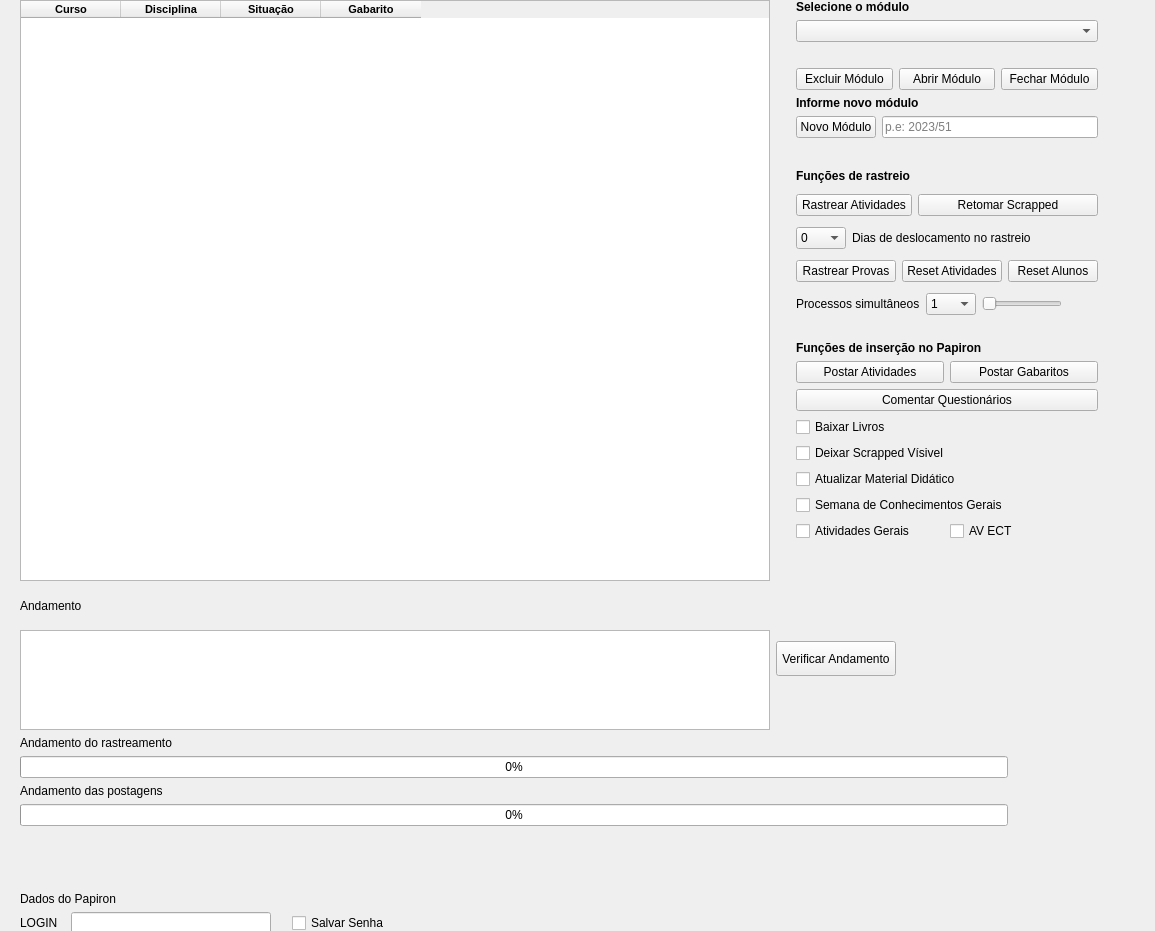
<?xml version="1.0" encoding="UTF-8"?>
<ui version="4.0">
 <class>Atividades</class>
 <widget class="QWidget" name="Atividades">
  <property name="geometry">
   <rect>
    <x>0</x>
    <y>0</y>
    <width>1155</width>
    <height>931</height>
   </rect>
  </property>
  <property name="minimumSize">
   <size>
    <width>0</width>
    <height>0</height>
   </size>
  </property>
  <property name="windowTitle">
   <string>App Papiron</string>
  </property>
  <widget class="QWidget" name="verticalLayoutWidget">
   <property name="geometry">
    <rect>
     <x>20</x>
     <y>0</y>
     <width>1111</width>
     <height>975</height>
    </rect>
   </property>
   <layout class="QVBoxLayout" name="work_space">
    <item>
     <layout class="QHBoxLayout" name="area_dados">
      <item>
       <layout class="QVBoxLayout" name="verticalLayout_5"/>
      </item>
      <item>
       <layout class="QHBoxLayout" name="horizontalLayout_10">
        <property name="rightMargin">
         <number>0</number>
        </property>
        <item>
         <layout class="QVBoxLayout" name="verticalLayout_6">
          <property name="rightMargin">
           <number>0</number>
          </property>
          <item>
           <widget class="QTableWidget" name="tableWidget">
            <property name="sizePolicy">
             <sizepolicy hsizetype="Maximum" vsizetype="Expanding">
              <horstretch>0</horstretch>
              <verstretch>0</verstretch>
             </sizepolicy>
            </property>
            <property name="minimumSize">
             <size>
              <width>750</width>
              <height>350</height>
             </size>
            </property>
            <property name="maximumSize">
             <size>
              <width>1000</width>
              <height>700</height>
             </size>
            </property>
            <column>
             <property name="text">
              <string>Curso</string>
             </property>
             <property name="font">
              <font>
               <pointsize>8</pointsize>
               <bold>true</bold>
              </font>
             </property>
            </column>
            <column>
             <property name="text">
              <string>Disciplina</string>
             </property>
             <property name="font">
              <font>
               <pointsize>8</pointsize>
               <bold>true</bold>
               <strikeout>false</strikeout>
               <kerning>true</kerning>
              </font>
             </property>
            </column>
            <column>
             <property name="text">
              <string>Situação</string>
             </property>
             <property name="font">
              <font>
               <pointsize>8</pointsize>
               <bold>true</bold>
              </font>
             </property>
            </column>
            <column>
             <property name="text">
              <string>Gabarito</string>
             </property>
             <property name="font">
              <font>
               <pointsize>8</pointsize>
               <bold>true</bold>
              </font>
             </property>
            </column>
           </widget>
          </item>
         </layout>
        </item>
       </layout>
      </item>
      <item>
       <spacer name="horizontalSpacer_8">
        <property name="orientation">
         <enum>Qt::Horizontal</enum>
        </property>
        <property name="sizeType">
         <enum>QSizePolicy::Fixed</enum>
        </property>
        <property name="sizeHint" stdset="0">
         <size>
          <width>20</width>
          <height>20</height>
         </size>
        </property>
       </spacer>
      </item>
      <item>
       <layout class="QVBoxLayout" name="verticalLayout_2">
        <item>
         <widget class="QLabel" name="label_5">
          <property name="font">
           <font>
            <bold>true</bold>
           </font>
          </property>
          <property name="text">
           <string>Selecione o módulo</string>
          </property>
         </widget>
        </item>
        <item>
         <widget class="QComboBox" name="menu_modulos"/>
        </item>
        <item>
         <widget class="QLabel" name="l_situacao_modulo">
          <property name="text">
           <string/>
          </property>
         </widget>
        </item>
        <item>
         <layout class="QHBoxLayout" name="horizontalLayout_8">
          <property name="topMargin">
           <number>0</number>
          </property>
          <item>
           <widget class="QPushButton" name="btn_modulo_excluir">
            <property name="text">
             <string>Excluir Módulo</string>
            </property>
           </widget>
          </item>
          <item>
           <widget class="QPushButton" name="btn_modulo_abrir">
            <property name="text">
             <string>Abrir Módulo</string>
            </property>
           </widget>
          </item>
          <item>
           <widget class="QPushButton" name="btn_modulo_fechar">
            <property name="text">
             <string>Fechar Módulo</string>
            </property>
           </widget>
          </item>
         </layout>
        </item>
        <item>
         <widget class="QLabel" name="label_6">
          <property name="font">
           <font>
            <bold>true</bold>
           </font>
          </property>
          <property name="text">
           <string>Informe novo módulo</string>
          </property>
         </widget>
        </item>
        <item>
         <layout class="QHBoxLayout" name="horizontalLayout_9">
          <property name="topMargin">
           <number>0</number>
          </property>
          <item>
           <widget class="QPushButton" name="btn_modulo_novo">
            <property name="text">
             <string>Novo Módulo</string>
            </property>
           </widget>
          </item>
          <item>
           <widget class="QLineEdit" name="input_modulo_novo">
            <property name="placeholderText">
             <string extracomment="2023/51">p.e: 2023/51</string>
            </property>
           </widget>
          </item>
         </layout>
        </item>
        <item>
         <spacer name="verticalSpacer_4">
          <property name="orientation">
           <enum>Qt::Vertical</enum>
          </property>
          <property name="sizeType">
           <enum>QSizePolicy::Fixed</enum>
          </property>
          <property name="sizeHint" stdset="0">
           <size>
            <width>20</width>
            <height>25</height>
           </size>
          </property>
         </spacer>
        </item>
        <item>
         <widget class="QLabel" name="label_10">
          <property name="font">
           <font>
            <pointsize>9</pointsize>
            <bold>true</bold>
           </font>
          </property>
          <property name="text">
           <string>Funções de rastreio</string>
          </property>
         </widget>
        </item>
        <item>
         <layout class="QHBoxLayout" name="horizontalLayout_11">
          <property name="topMargin">
           <number>5</number>
          </property>
          <property name="bottomMargin">
           <number>5</number>
          </property>
          <item>
           <widget class="QPushButton" name="btn_rastrear_atividades">
            <property name="text">
             <string>Rastrear Atividades</string>
            </property>
           </widget>
          </item>
          <item>
           <widget class="QPushButton" name="btn_retomar_scrapped">
            <property name="minimumSize">
             <size>
              <width>180</width>
              <height>0</height>
             </size>
            </property>
            <property name="text">
             <string>Retomar Scrapped</string>
            </property>
           </widget>
          </item>
         </layout>
        </item>
        <item>
         <layout class="QHBoxLayout" name="horizontalLayout_13">
          <property name="bottomMargin">
           <number>0</number>
          </property>
          <item>
           <widget class="QComboBox" name="menu_dias_rastreios_deslocar">
            <property name="sizePolicy">
             <sizepolicy hsizetype="Maximum" vsizetype="Fixed">
              <horstretch>0</horstretch>
              <verstretch>0</verstretch>
             </sizepolicy>
            </property>
            <property name="minimumSize">
             <size>
              <width>50</width>
              <height>0</height>
             </size>
            </property>
            <property name="currentText">
             <string>0</string>
            </property>
            <property name="currentIndex">
             <number>10</number>
            </property>
            <item>
             <property name="text">
              <string>-10</string>
             </property>
            </item>
            <item>
             <property name="text">
              <string>-9</string>
             </property>
            </item>
            <item>
             <property name="text">
              <string>-8</string>
             </property>
            </item>
            <item>
             <property name="text">
              <string>-7</string>
             </property>
            </item>
            <item>
             <property name="text">
              <string>-6</string>
             </property>
            </item>
            <item>
             <property name="text">
              <string>-5</string>
             </property>
            </item>
            <item>
             <property name="text">
              <string>-4</string>
             </property>
            </item>
            <item>
             <property name="text">
              <string>-3</string>
             </property>
            </item>
            <item>
             <property name="text">
              <string>-2</string>
             </property>
            </item>
            <item>
             <property name="text">
              <string>-1</string>
             </property>
            </item>
            <item>
             <property name="text">
              <string>0</string>
             </property>
            </item>
            <item>
             <property name="text">
              <string>1</string>
             </property>
            </item>
            <item>
             <property name="text">
              <string>2</string>
             </property>
            </item>
            <item>
             <property name="text">
              <string>3</string>
             </property>
            </item>
            <item>
             <property name="text">
              <string>4</string>
             </property>
            </item>
            <item>
             <property name="text">
              <string>5</string>
             </property>
            </item>
            <item>
             <property name="text">
              <string>6</string>
             </property>
            </item>
            <item>
             <property name="text">
              <string>7</string>
             </property>
            </item>
            <item>
             <property name="text">
              <string>8</string>
             </property>
            </item>
            <item>
             <property name="text">
              <string>9</string>
             </property>
            </item>
            <item>
             <property name="text">
              <string>10</string>
             </property>
            </item>
           </widget>
          </item>
          <item>
           <widget class="QLabel" name="l_dias_rastreios">
            <property name="font">
             <font>
              <bold>false</bold>
             </font>
            </property>
            <property name="text">
             <string>Dias de deslocamento no rastreio</string>
            </property>
           </widget>
          </item>
         </layout>
        </item>
        <item>
         <layout class="QHBoxLayout" name="horizontalLayout_12">
          <property name="topMargin">
           <number>5</number>
          </property>
          <property name="bottomMargin">
           <number>5</number>
          </property>
          <item>
           <widget class="QPushButton" name="btn_provas">
            <property name="maximumSize">
             <size>
              <width>150</width>
              <height>16777215</height>
             </size>
            </property>
            <property name="text">
             <string>Rastrear Provas</string>
            </property>
           </widget>
          </item>
          <item>
           <widget class="QPushButton" name="btn_resetar_atividades">
            <property name="minimumSize">
             <size>
              <width>100</width>
              <height>0</height>
             </size>
            </property>
            <property name="text">
             <string>Reset Atividades</string>
            </property>
           </widget>
          </item>
          <item>
           <widget class="QPushButton" name="btn_resetar_alunos">
            <property name="minimumSize">
             <size>
              <width>90</width>
              <height>0</height>
             </size>
            </property>
            <property name="maximumSize">
             <size>
              <width>90</width>
              <height>16777215</height>
             </size>
            </property>
            <property name="text">
             <string>Reset Alunos</string>
            </property>
           </widget>
          </item>
         </layout>
        </item>
        <item>
         <layout class="QHBoxLayout" name="horizontalLayout_6">
          <item>
           <widget class="QLabel" name="l_processos">
            <property name="font">
             <font>
              <bold>false</bold>
             </font>
            </property>
            <property name="text">
             <string>Processos simultâneos</string>
            </property>
           </widget>
          </item>
          <item>
           <widget class="QComboBox" name="menu_processos">
            <property name="sizePolicy">
             <sizepolicy hsizetype="Maximum" vsizetype="Fixed">
              <horstretch>0</horstretch>
              <verstretch>0</verstretch>
             </sizepolicy>
            </property>
            <property name="minimumSize">
             <size>
              <width>50</width>
              <height>0</height>
             </size>
            </property>
            <property name="currentText">
             <string>1</string>
            </property>
            <item>
             <property name="text">
              <string>1</string>
             </property>
            </item>
            <item>
             <property name="text">
              <string>2</string>
             </property>
            </item>
            <item>
             <property name="text">
              <string>3</string>
             </property>
            </item>
            <item>
             <property name="text">
              <string>4</string>
             </property>
            </item>
            <item>
             <property name="text">
              <string>5</string>
             </property>
            </item>
            <item>
             <property name="text">
              <string>6</string>
             </property>
            </item>
            <item>
             <property name="text">
              <string>7</string>
             </property>
            </item>
            <item>
             <property name="text">
              <string>8</string>
             </property>
            </item>
            <item>
             <property name="text">
              <string>9</string>
             </property>
            </item>
            <item>
             <property name="text">
              <string>10</string>
             </property>
            </item>
            <item>
             <property name="text">
              <string>11</string>
             </property>
            </item>
            <item>
             <property name="text">
              <string>12</string>
             </property>
            </item>
            <item>
             <property name="text">
              <string>13</string>
             </property>
            </item>
            <item>
             <property name="text">
              <string>14</string>
             </property>
            </item>
            <item>
             <property name="text">
              <string>15</string>
             </property>
            </item>
            <item>
             <property name="text">
              <string>16</string>
             </property>
            </item>
            <item>
             <property name="text">
              <string>17</string>
             </property>
            </item>
            <item>
             <property name="text">
              <string>18</string>
             </property>
            </item>
            <item>
             <property name="text">
              <string>19</string>
             </property>
            </item>
            <item>
             <property name="text">
              <string>20</string>
             </property>
            </item>
           </widget>
          </item>
          <item>
           <widget class="QSlider" name="horizontalSlider">
            <property name="minimum">
             <number>1</number>
            </property>
            <property name="maximum">
             <number>20</number>
            </property>
            <property name="orientation">
             <enum>Qt::Horizontal</enum>
            </property>
           </widget>
          </item>
          <item>
           <spacer name="horizontalSpacer_7">
            <property name="orientation">
             <enum>Qt::Horizontal</enum>
            </property>
            <property name="sizeHint" stdset="0">
             <size>
              <width>40</width>
              <height>20</height>
             </size>
            </property>
           </spacer>
          </item>
         </layout>
        </item>
        <item>
         <layout class="QVBoxLayout" name="verticalLayout_8">
          <property name="topMargin">
           <number>20</number>
          </property>
          <item>
           <widget class="QLabel" name="label_9">
            <property name="font">
             <font>
              <bold>true</bold>
             </font>
            </property>
            <property name="text">
             <string>Funções de inserção no Papiron</string>
            </property>
           </widget>
          </item>
         </layout>
        </item>
        <item>
         <layout class="QHBoxLayout" name="horizontalLayout">
          <property name="topMargin">
           <number>0</number>
          </property>
          <item>
           <widget class="QPushButton" name="btn_postar_atividades">
            <property name="text">
             <string>Postar Atividades</string>
            </property>
           </widget>
          </item>
          <item>
           <widget class="QPushButton" name="btn_gabaritos">
            <property name="text">
             <string>Postar Gabaritos</string>
            </property>
           </widget>
          </item>
         </layout>
        </item>
        <item>
         <layout class="QVBoxLayout" name="verticalLayout_9">
          <property name="topMargin">
           <number>0</number>
          </property>
          <item>
           <widget class="QPushButton" name="btn_comentar_questionarios">
            <property name="minimumSize">
             <size>
              <width>185</width>
              <height>0</height>
             </size>
            </property>
            <property name="text">
             <string>Comentar Questionários</string>
            </property>
           </widget>
          </item>
          <item>
           <layout class="QHBoxLayout" name="horizontalLayout_14">
            <property name="topMargin">
             <number>0</number>
            </property>
            <property name="rightMargin">
             <number>0</number>
            </property>
           </layout>
          </item>
         </layout>
        </item>
        <item>
         <widget class="QCheckBox" name="cb_download_livros">
          <property name="text">
           <string>Baixar Livros</string>
          </property>
         </widget>
        </item>
        <item>
         <widget class="QCheckBox" name="cb_chrome">
          <property name="text">
           <string>Deixar Scrapped Vísivel</string>
          </property>
         </widget>
        </item>
        <item>
         <widget class="QCheckBox" name="cb_material_atualizar">
          <property name="text">
           <string>Atualizar Material Didático</string>
          </property>
         </widget>
        </item>
        <item>
         <widget class="QCheckBox" name="cb_scg">
          <property name="text">
           <string>Semana de Conhecimentos Gerais</string>
          </property>
         </widget>
        </item>
        <item>
         <layout class="QHBoxLayout" name="horizontalLayout_15">
          <property name="topMargin">
           <number>0</number>
          </property>
          <item>
           <widget class="QCheckBox" name="cb_geral">
            <property name="text">
             <string>Atividades Gerais</string>
            </property>
           </widget>
          </item>
          <item>
           <widget class="QCheckBox" name="cb_ect">
            <property name="text">
             <string>AV ECT</string>
            </property>
           </widget>
          </item>
         </layout>
        </item>
        <item>
         <spacer name="verticalSpacer_2">
          <property name="orientation">
           <enum>Qt::Vertical</enum>
          </property>
          <property name="sizeHint" stdset="0">
           <size>
            <width>20</width>
            <height>40</height>
           </size>
          </property>
         </spacer>
        </item>
       </layout>
      </item>
      <item>
       <spacer name="horizontalSpacer_9">
        <property name="orientation">
         <enum>Qt::Horizontal</enum>
        </property>
        <property name="sizeHint" stdset="0">
         <size>
          <width>40</width>
          <height>20</height>
         </size>
        </property>
       </spacer>
      </item>
     </layout>
    </item>
    <item>
     <layout class="QHBoxLayout" name="horizontalLayout_5">
      <item>
       <layout class="QHBoxLayout" name="horizontalLayout_7">
        <item>
         <spacer name="horizontalSpacer_4">
          <property name="orientation">
           <enum>Qt::Horizontal</enum>
          </property>
          <property name="sizeType">
           <enum>QSizePolicy::Minimum</enum>
          </property>
          <property name="sizeHint" stdset="0">
           <size>
            <width>0</width>
            <height>20</height>
           </size>
          </property>
         </spacer>
        </item>
        <item>
         <layout class="QVBoxLayout" name="verticalLayout_7">
          <item>
           <widget class="QLabel" name="label_4">
            <property name="text">
             <string>Andamento</string>
            </property>
           </widget>
          </item>
          <item>
           <widget class="QListWidget" name="tabela_registro">
            <property name="minimumSize">
             <size>
              <width>750</width>
              <height>0</height>
             </size>
            </property>
            <property name="maximumSize">
             <size>
              <width>750</width>
              <height>100</height>
             </size>
            </property>
           </widget>
          </item>
         </layout>
        </item>
       </layout>
      </item>
      <item>
       <widget class="QPushButton" name="btn_andamento">
        <property name="minimumSize">
         <size>
          <width>120</width>
          <height>35</height>
         </size>
        </property>
        <property name="text">
         <string>Verificar Andamento</string>
        </property>
       </widget>
      </item>
      <item>
       <spacer name="horizontalSpacer_5">
        <property name="orientation">
         <enum>Qt::Horizontal</enum>
        </property>
        <property name="sizeHint" stdset="0">
         <size>
          <width>40</width>
          <height>20</height>
         </size>
        </property>
       </spacer>
      </item>
     </layout>
    </item>
    <item>
     <layout class="QHBoxLayout" name="horizontalLayout_4">
      <item>
       <layout class="QVBoxLayout" name="verticalLayout">
        <item>
         <widget class="QLabel" name="label_7">
          <property name="text">
           <string>Andamento do rastreamento</string>
          </property>
         </widget>
        </item>
        <item>
         <widget class="QProgressBar" name="barra_progresso_rastrear">
          <property name="value">
           <number>0</number>
          </property>
         </widget>
        </item>
        <item>
         <widget class="QLabel" name="label_8">
          <property name="text">
           <string>Andamento das postagens</string>
          </property>
         </widget>
        </item>
        <item>
         <widget class="QProgressBar" name="barra_progresso_postar">
          <property name="value">
           <number>0</number>
          </property>
          <property name="textVisible">
           <bool>true</bool>
          </property>
         </widget>
        </item>
       </layout>
      </item>
      <item>
       <spacer name="horizontalSpacer_3">
        <property name="orientation">
         <enum>Qt::Horizontal</enum>
        </property>
        <property name="sizeType">
         <enum>QSizePolicy::Maximum</enum>
        </property>
        <property name="sizeHint" stdset="0">
         <size>
          <width>3</width>
          <height>30</height>
         </size>
        </property>
       </spacer>
      </item>
      <item>
       <spacer name="horizontalSpacer_11">
        <property name="orientation">
         <enum>Qt::Horizontal</enum>
        </property>
        <property name="sizeType">
         <enum>QSizePolicy::Minimum</enum>
        </property>
        <property name="sizeHint" stdset="0">
         <size>
          <width>120</width>
          <height>20</height>
         </size>
        </property>
       </spacer>
      </item>
     </layout>
    </item>
    <item>
     <layout class="QVBoxLayout" name="verticalLayout_4">
      <item>
       <spacer name="verticalSpacer">
        <property name="orientation">
         <enum>Qt::Vertical</enum>
        </property>
        <property name="sizeHint" stdset="0">
         <size>
          <width>20</width>
          <height>40</height>
         </size>
        </property>
       </spacer>
      </item>
      <item>
       <widget class="QLabel" name="label_3">
        <property name="text">
         <string>Dados do Papiron</string>
        </property>
       </widget>
      </item>
      <item>
       <layout class="QVBoxLayout" name="verticalLayout_3">
        <item>
         <layout class="QHBoxLayout" name="horizontalLayout_3">
          <item>
           <widget class="QLabel" name="label">
            <property name="minimumSize">
             <size>
              <width>45</width>
              <height>0</height>
             </size>
            </property>
            <property name="text">
             <string>LOGIN</string>
            </property>
           </widget>
          </item>
          <item>
           <widget class="QLineEdit" name="input_login">
            <property name="maximumSize">
             <size>
              <width>200</width>
              <height>16777215</height>
             </size>
            </property>
           </widget>
          </item>
          <item>
           <spacer name="horizontalSpacer_6">
            <property name="orientation">
             <enum>Qt::Horizontal</enum>
            </property>
            <property name="sizeType">
             <enum>QSizePolicy::Minimum</enum>
            </property>
            <property name="sizeHint" stdset="0">
             <size>
              <width>15</width>
              <height>20</height>
             </size>
            </property>
           </spacer>
          </item>
          <item>
           <widget class="QCheckBox" name="cb_salvar">
            <property name="enabled">
             <bool>true</bool>
            </property>
            <property name="text">
             <string>Salvar Senha</string>
            </property>
           </widget>
          </item>
          <item>
           <spacer name="horizontalSpacer">
            <property name="orientation">
             <enum>Qt::Horizontal</enum>
            </property>
            <property name="sizeHint" stdset="0">
             <size>
              <width>40</width>
              <height>20</height>
             </size>
            </property>
           </spacer>
          </item>
         </layout>
        </item>
        <item>
         <layout class="QHBoxLayout" name="horizontalLayout_2">
          <item>
           <widget class="QLabel" name="label_2">
            <property name="minimumSize">
             <size>
              <width>45</width>
              <height>0</height>
             </size>
            </property>
            <property name="text">
             <string>SENHA</string>
            </property>
           </widget>
          </item>
          <item>
           <widget class="QLineEdit" name="input_senha">
            <property name="maximumSize">
             <size>
              <width>200</width>
              <height>16777215</height>
             </size>
            </property>
            <property name="echoMode">
             <enum>QLineEdit::PasswordEchoOnEdit</enum>
            </property>
           </widget>
          </item>
          <item>
           <spacer name="horizontalSpacer_2">
            <property name="orientation">
             <enum>Qt::Horizontal</enum>
            </property>
            <property name="sizeHint" stdset="0">
             <size>
              <width>40</width>
              <height>20</height>
             </size>
            </property>
           </spacer>
          </item>
          <item>
           <widget class="QPushButton" name="btn_voltar">
            <property name="minimumSize">
             <size>
              <width>120</width>
              <height>35</height>
             </size>
            </property>
            <property name="text">
             <string>Voltar</string>
            </property>
           </widget>
          </item>
          <item>
           <spacer name="horizontalSpacer_10">
            <property name="orientation">
             <enum>Qt::Horizontal</enum>
            </property>
            <property name="sizeType">
             <enum>QSizePolicy::Minimum</enum>
            </property>
            <property name="sizeHint" stdset="0">
             <size>
              <width>80</width>
              <height>20</height>
             </size>
            </property>
           </spacer>
          </item>
         </layout>
        </item>
       </layout>
      </item>
     </layout>
    </item>
   </layout>
  </widget>
 </widget>
 <resources/>
 <connections/>
</ui>
